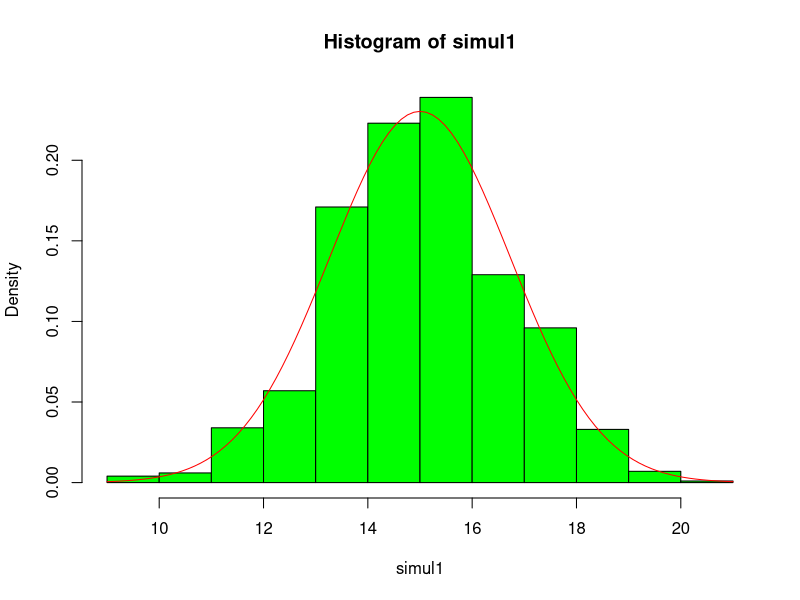
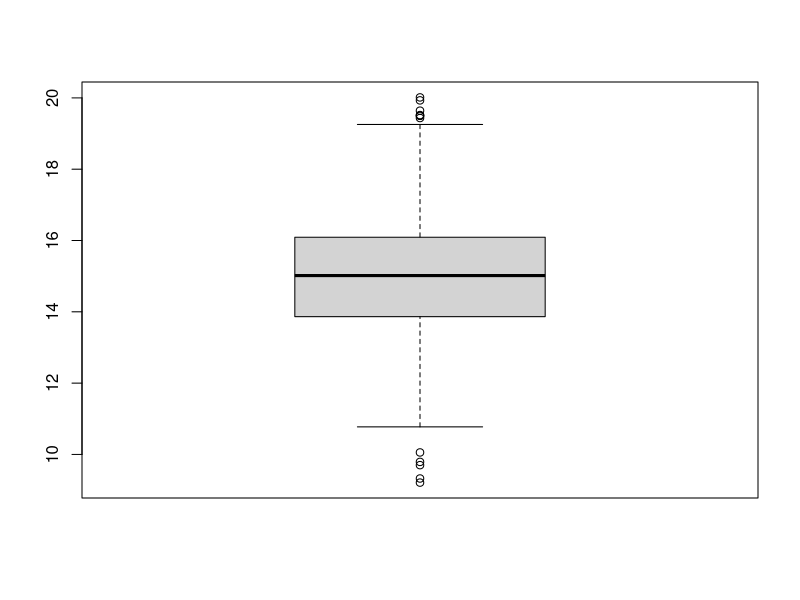
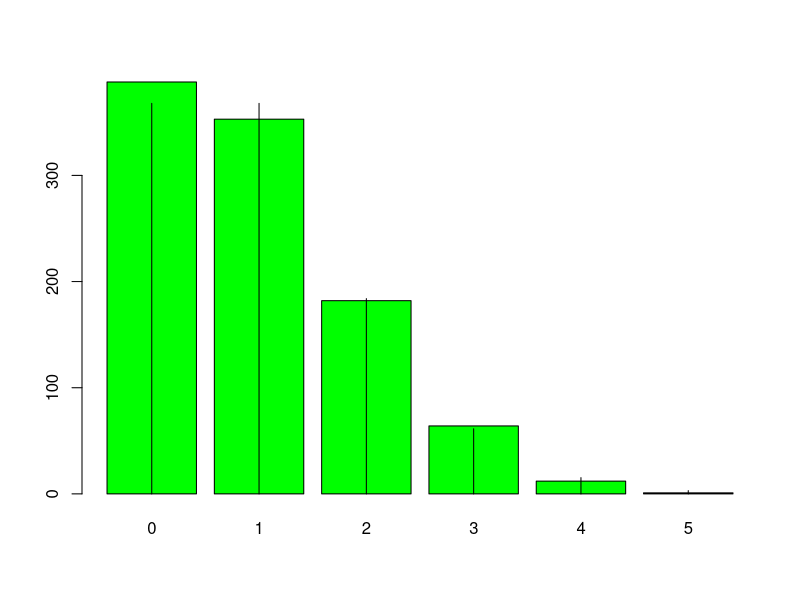
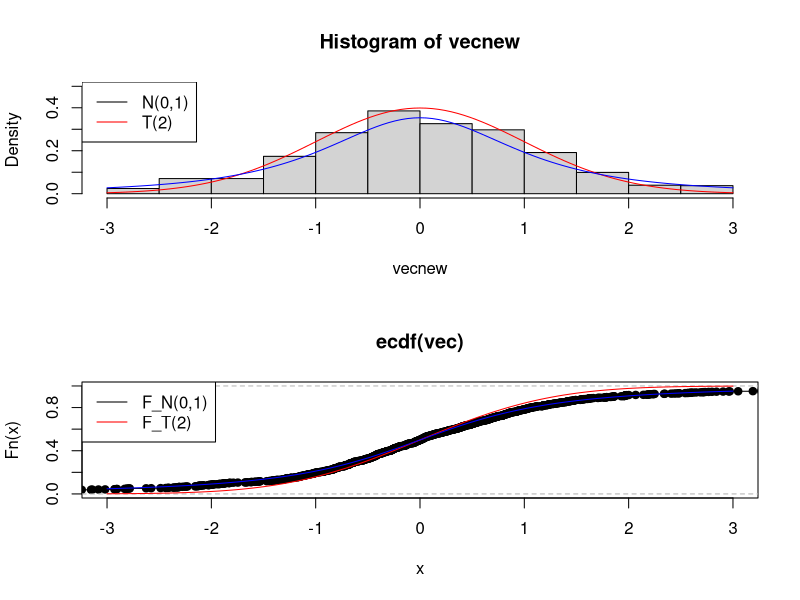
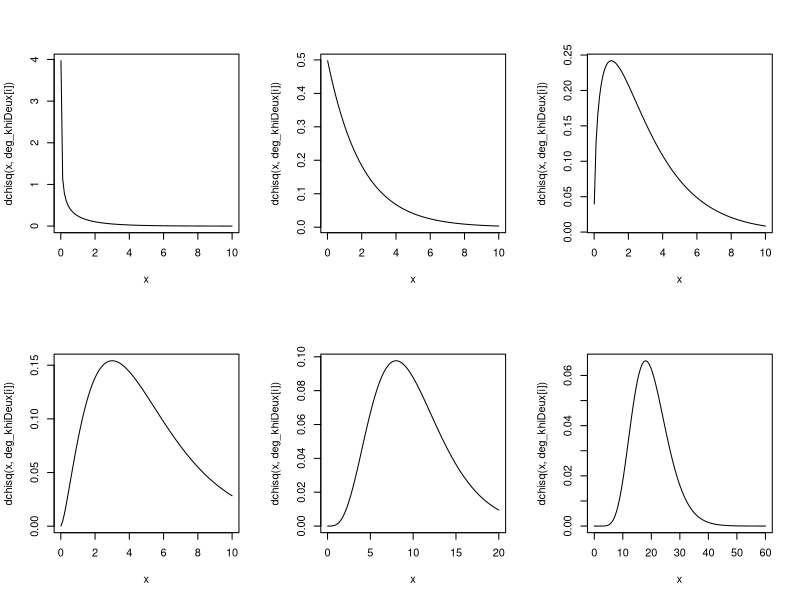
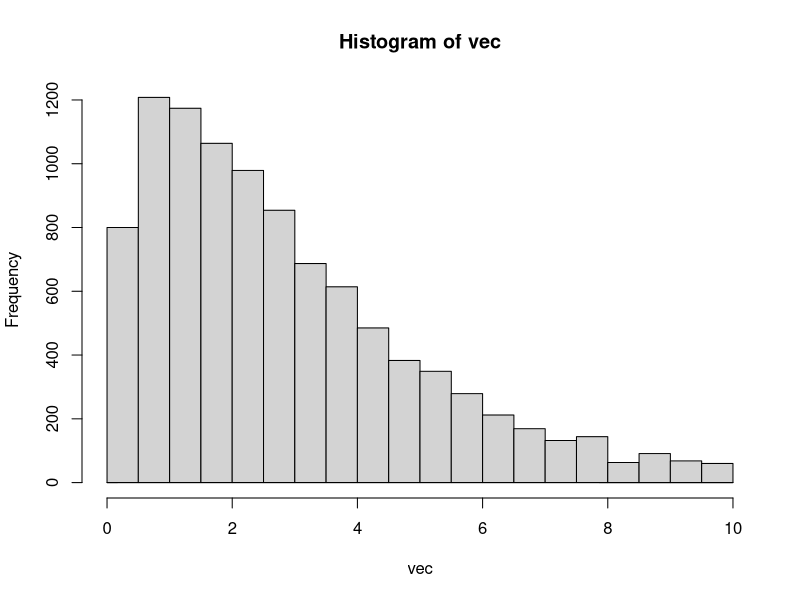

Source code (R) for these figures, in order:
sample(1 :6)

sample(1 :6,size=2)

sample(1 :6,2,replace=T)

production=c(rep(" NC",2),rep("C",98))
sample(production,80,replace=T)
echantillon=sample(production,80,replace=T) 
echantillon
qualite=c("NC","C")
sample(qualite,80,replace=T,prob=c(2/100,98/100))

compter = function(a,b) {
  d = numeric()
  for(i in 1:length(a))
    d[i] = sum(b==a[i])
  names(d) = as.character(a)
  return(d)
}

couleurs=c("tr","ca","pi","co")
jeu=rep(couleurs,rep(8,4))
tirage=function(nb,k)
  {
    resu=logical(nb)
    for(i in 1 :nb){
      resutirage=sample(jeu,5)
      if(i<=k)
        cat(resutirage,"\n")
      compteresutirage=compter(couleurs,resutirage)
      compterrouge=sum(compteresutirage[c("ca","co")])
      resu[i]=compterrouge==2
    }
    freq=mean(resu)
    prob=choose(16,2)*choose(16,3)/choose(32,5)
    res=c(prob,freq)
    names(res)=c("prob","freq")
    res
}

tirage(10,10)
tirage(1000,10)

#Exercice 11

simul1 = rnorm(1000,15,sqrt(3))
hist(simul1, probability=T, col="green")
curve(dnorm(x,15,sqrt(3)), add=T,col="red")
boxplot(simul1)

#Exercice 12

simul2 = rpois(1000,1)
maxi = max(simul2)
nbsimul2 = compter(0:maxi,simul2)
points(barplot(nbsimul2, col="green"), dpois(0:maxi,1)*1000, type='h')

#Exercice 13 

peage=function(m1,m2,sigma,n){
  attente = numeric(n)
  cabines = c("C1","C2")
  for(i in 1:n){
    
  }
}

#Exercice 15
stu1 = function(n, nb, mu, sigma) {
  vec = numeric(nb)
  for (i in 1:nb) {
    simul = rnorm(n, mu, sigma)
    moy = mean(simul)
    ecart = sd(simul)
    vec[i] = sqrt(n)*(moy - mu)/ecart
  }
  par(mfrow=c(2,1))
  vecnew = vec[vec>=-3 & vec<=3]
  hist(vecnew, probability = T, ylim = c(0,0.5))
  curve(dnorm(x),-3,3, add=T, col="red")
  curve(dt(x, n-1),-3,3, add=T, col="blue")
  legend("topleft", legend = c("N(0,1)", paste("T(",n-1,")",sep="")), col = c("black", "red"), lwd=1)
  
  plot(ecdf(vec), xlim = c(-3,3))
  curve(pnorm(x),-3,3, add=T, col="red")
  curve(pt(x, n-1),-3,3, add=T, col="blue")
  legend("topleft", legend = c("F_N(0,1)", paste("F_T(",n-1,")",sep="")), col = c("black", "red"), lwd=1)
  par(mfrow=c(1,1))
}

stu1(3,1000,10,2)

#Exercice 16
par(mfrow=c(2,3))
deg_khiDeux = c(1,2,3,5,10,20)
range = c(10,10,10,10,20,60)
for (i in 1:6) {
  curve(dchisq(x, deg_khiDeux[i]), 0.01, range[i])
}
par(mfrow=c(1,1))

#Exercice 17
khi2 = function(n, nb, mu, sigma) {
  vec = numeric(nb)
  for (i in 1:nb) {
    simul = rnorm(n, mu, sigma)
    s2 = var(simul)
    vec[i] = (n-1)*s2/(sigma^2)
  }
  vec = vec[vec>=0.01 & vec<=10]
  hist(vec)
  curve(dchisq(x, 4), add = T)
}

khi2(4,10000,10,2)
